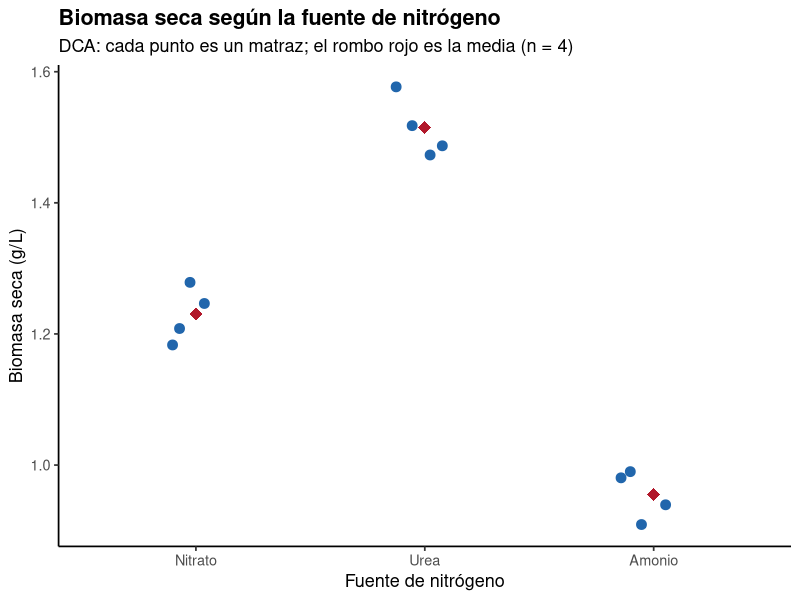
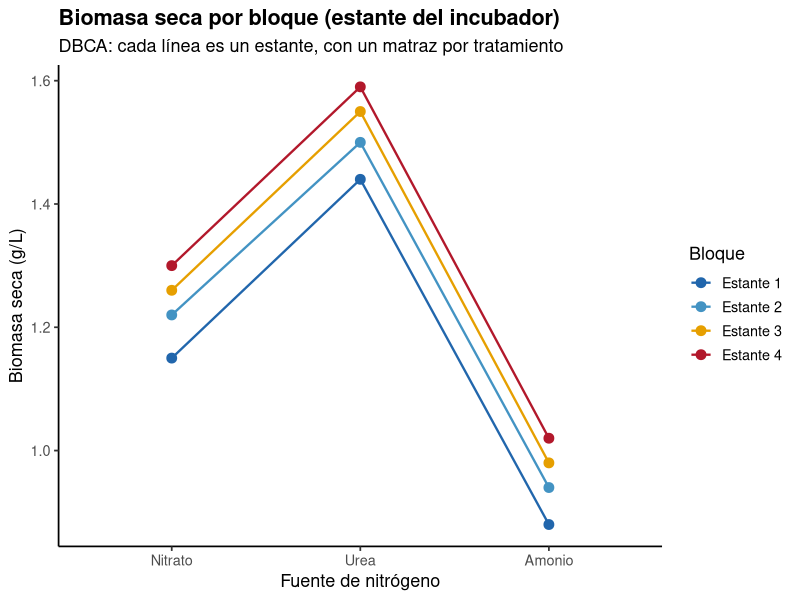
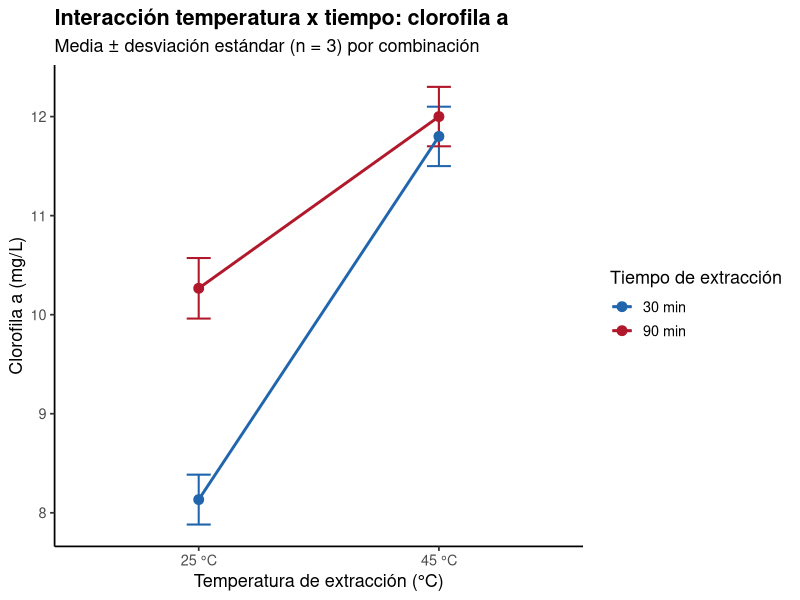
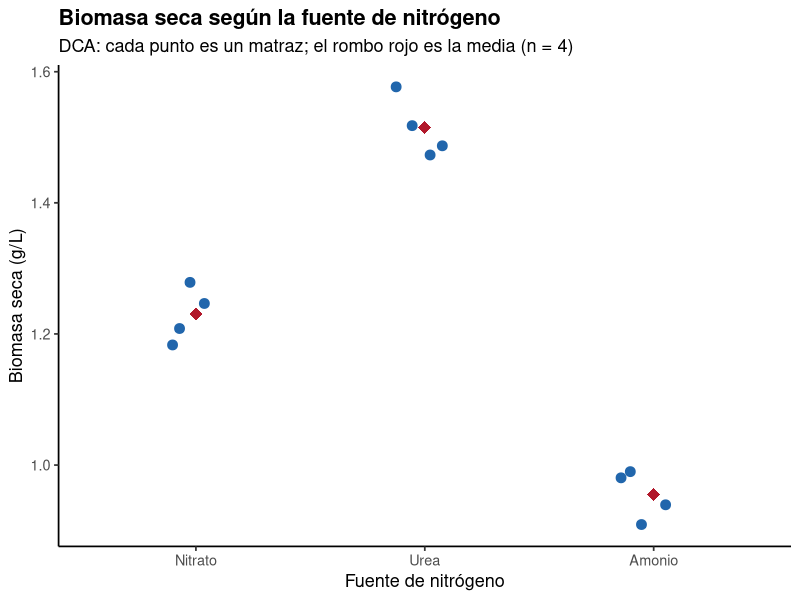
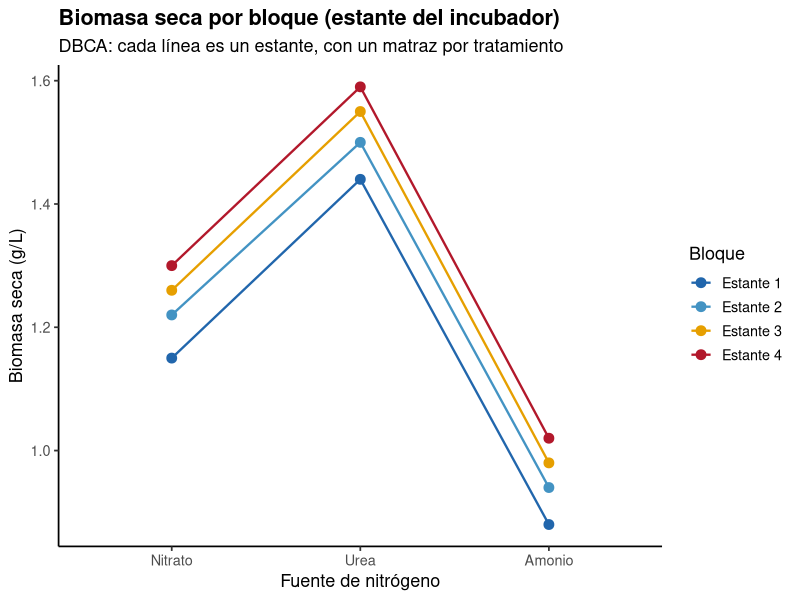
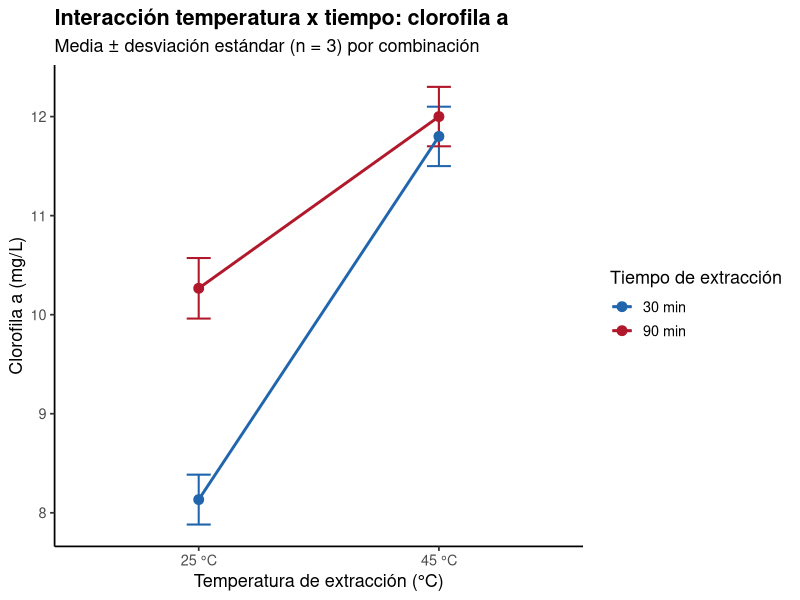

Write the R code that produced these figures, in order.
# ==========================================================================
# 03. Diseño de experimentos: completamente al azar, bloques al azar
#   y factorial
# ==========================================================================
# Autor: Dr. José Juan Torres Martínez
# Docente de Ciencias Químicas
# Universidad Autónoma de San Luis Potosí (UASLP)
# México
#
# Material académico para estudiantes
# Serie "Aprende R" — Lección 03
#
# Descripción: Cómo planear un experimento antes de tocar un matraz.
#   Se comparan tres diseños con datos reales de laboratorio: el diseño
#   completamente al azar (DCA), el diseño en bloques completos al azar
#   (DBCA) y el diseño factorial 2 x 2. En cada diseño la asignación de
#   los tratamientos a las unidades experimentales se hace con
#   aleatorización en R (set.seed y sample), y todas las medias, los
#   valores p y los parámetros se calculan A PARTIR DE LOS DATOS con
#   tidyverse y aov(). El ejemplo principal es la producción de biomasa
#   de Chlorella vulgaris con tres fuentes de nitrógeno, y el factorial
#   es la extracción de clorofila a según la temperatura y el tiempo.
#
# Objetivos de aprendizaje:
#   - Explicar qué es una unidad experimental, un tratamiento, una
#     réplica y un bloque, y por qué se aleatoriza.
#   - Aleatorizar la asignación de tratamientos con set.seed() y
#     sample(), para que el resultado sea reproducible.
#   - Elegir el diseño según la pregunta: DCA, bloques o factorial.
#   - Comparar tratamientos con un ANOVA de una vía, un ANOVA con
#     bloques y un ANOVA factorial con interacción.
#   - Leer un gráfico de interacción y explicar qué significa que dos
#     factores interactúen.
#   - Graficar los resultados con ggplot2, con gráficas claras
#     y bien presentadas.
#
# Datos: archivos datos_dca_nitrogeno.csv, datos_bloques_nitrogeno.csv
#   y datos_factorial_clorofila.csv. Cada archivo trae solo las
#   mediciones por unidad experimental (matraz, posición o unidad); la
#   asignación de tratamientos se genera en este script con
#   aleatorización, tal como se haría antes de montar el experimento.
# ==========================================================================

# --------------------------------------------------------------------------
# 1. Cargar paquetes
# --------------------------------------------------------------------------
library(tidyverse)

# Fijar la configuración regional en UTF-8 para que los acentos de los
# títulos y las etiquetas se vean bien en cualquier equipo.
Sys.setlocale("LC_ALL", "C.UTF-8")

# --------------------------------------------------------------------------
# 2. Cómo elegir el diseño según la pregunta
# --------------------------------------------------------------------------
# Antes de sembrar un solo cultivo hay que decidir cómo se reparten los
# tratamientos entre las unidades experimentales. Tres preguntas guían
# la elección:
#
#   - ¿Hay un solo factor y las unidades son homogéneas? Entonces el
#     diseño completamente al azar (DCA) basta: cada unidad recibe un
#     tratamiento elegido al azar, con el mismo número de réplicas.
#   - ¿Hay una fuente de variación conocida que no es lo que estudio,
#     pero puede contaminar el resultado (el estante del incubador, el
#     día de siembra, el lote de medio)? Entonces se agrupan las
#     unidades en bloques homogéneos y dentro de cada bloque se ponen
#     todos los tratamientos: diseño en bloques completos al azar (DBCA).
#     El bloque se incluye en el análisis y su variación deja de
#     confundirse con la de los tratamientos.
#   - ¿Quiero probar dos factores a la vez y saber si se combinan, es
#     decir, si el efecto de uno depende del nivel del otro? Entonces
#     el diseño factorial: se prueban todas las combinaciones de los
#     niveles de ambos factores y el análisis estima la interacción.
#
# Tres principios valen para los tres diseños: aleatorización (los
# tratamientos se asignan al azar, nunca por comodidad), repetición
# (cada tratamiento se repite en varias unidades independientes) y
# control (siempre hay una referencia con la que comparar, aquí el
# nitrato, que es la fuente de nitrógeno habitual del medio de cultivo).

# --------------------------------------------------------------------------
# 3. Diseño completamente al azar (DCA)
# --------------------------------------------------------------------------
# Pregunta: ¿la fuente de nitrógeno cambia la biomasa seca de Chlorella
# vulgaris al cabo de 10 días de cultivo?
# Tratamientos: Nitrato (control), Urea y Amonio.
# Unidades experimentales: 12 matraces con el mismo medio base, la misma
# luz y la misma temperatura. Cada tratamiento se repite 4 veces.

# 3.1 Aleatorización: se reparten los 12 matraces entre los tres
# tratamientos al azar. set.seed() fija la semilla para que cualquiera
# que corra el script obtenga exactamente la misma asignación.
set.seed(2026)
tratamientos_dca <- rep(c("Nitrato", "Urea", "Amonio"), each = 4)
asignacion_dca <- tibble(
  matraz = 1:12,
  tratamiento = sample(tratamientos_dca)
)
print(asignacion_dca)

# 3.2 Se leen las mediciones: biomasa seca en g/L, medida al día 10
# en cada matraz. El archivo trae solo matraz y medición; el
# tratamiento de cada matraz es el que generó la aleatorización.
mediciones_dca <- read_csv("datos_dca_nitrogeno.csv", show_col_types = FALSE)
datos_dca <- asignacion_dca %>%
  left_join(mediciones_dca, by = "matraz") %>%
  mutate(
    tratamiento = factor(
      tratamiento,
      levels = c("Nitrato", "Urea", "Amonio")
    )
  )
print(datos_dca)

# 3.3 Resumen por tratamiento: media, desviación estándar y número de
# réplicas, calculados a partir de las mediciones.
resumen_dca <- datos_dca %>%
  group_by(tratamiento) %>%
  summarise(
    media = mean(biomasa_seca_g_L),
    de = sd(biomasa_seca_g_L),
    n = n(),
    .groups = "drop"
  )
print(resumen_dca)

# 3.4 ANOVA de una vía: ¿las medias de biomasa difieren entre las tres
# fuentes de nitrógeno? La hipótesis nula es que las tres medias son
# iguales. El valor p que imprime summary() dice si los datos son
# compatibles con esa hipótesis: si es menor que 0.05, las diferencias
# entre tratamientos no se explican por azar.
anova_dca <- aov(biomasa_seca_g_L ~ tratamiento, data = datos_dca)
print(summary(anova_dca))

# 3.5 Gráfica 1: biomasa seca por fuente de nitrógeno. Cada punto es un
# matraz (una réplica) y el rombo rojo es la media del tratamiento.
grafica_dca <- ggplot(
  datos_dca,
  aes(x = tratamiento, y = biomasa_seca_g_L)
) +
  geom_jitter(width = 0.15, size = 3, color = "#2166ac") +
  stat_summary(
    fun = mean, geom = "point",
    size = 4, color = "#b2182b", shape = 18
  ) +
  labs(
    x = "Fuente de nitrógeno",
    y = "Biomasa seca (g/L)",
    title = "Biomasa seca según la fuente de nitrógeno",
    subtitle = "DCA: cada punto es un matraz; el rombo rojo es la media (n = 4)"
  ) +
  theme_classic(base_size = 13) +
  theme(plot.title = element_text(face = "bold"))

print(grafica_dca)

# --------------------------------------------------------------------------
# 4. Diseño en bloques completos al azar (DBCA)
# --------------------------------------------------------------------------
# El mismo experimento se repite, pero ahora se sabe que los cuatro
# estantes del incubador no reciben exactamente la misma luz: el estante
# de arriba recibe un poco más que el de abajo. Esa diferencia entre
# estantes no es lo que se estudia, pero puede contaminar el resultado.
# La solución es bloquear: cada estante es un bloque y dentro de cada
# bloque se pone un matraz de cada tratamiento, en posiciones
# aleatorizadas. Así, si un estante produce más biomasa, ese aumento
# afecta por igual a los tres tratamientos y no se confunde con ellos.
# Son 4 bloques x 3 tratamientos = 12 matraces.

# 4.1 Aleatorización dentro de cada bloque: en cada estante se sortean
# las tres posiciones entre los tres tratamientos.
set.seed(2026)
asignacion_bloques <- tibble(
  bloque = rep(c("Estante 1", "Estante 2", "Estante 3", "Estante 4"), each = 3),
  posicion = rep(1:3, times = 4)
) %>%
  group_by(bloque) %>%
  mutate(tratamiento = sample(c("Nitrato", "Urea", "Amonio"))) %>%
  ungroup()
print(asignacion_bloques)

# 4.2 Se leen las mediciones de biomasa seca (g/L) por bloque y posición,
# y se unen con la asignación aleatorizada.
mediciones_bloques <- read_csv("datos_bloques_nitrogeno.csv", show_col_types = FALSE)
datos_bloques <- asignacion_bloques %>%
  left_join(mediciones_bloques, by = c("bloque", "posicion")) %>%
  mutate(
    bloque = factor(
      bloque,
      levels = c("Estante 1", "Estante 2", "Estante 3", "Estante 4")
    ),
    tratamiento = factor(
      tratamiento,
      levels = c("Nitrato", "Urea", "Amonio")
    )
  )
print(datos_bloques)

# 4.3 Resumen por tratamiento y por bloque, calculado a partir de los datos.
resumen_bloques_tratamiento <- datos_bloques %>%
  group_by(tratamiento) %>%
  summarise(
    media = mean(biomasa_seca_g_L),
    de = sd(biomasa_seca_g_L),
    n = n(),
    .groups = "drop"
  )
print(resumen_bloques_tratamiento)

resumen_bloques_estante <- datos_bloques %>%
  group_by(bloque) %>%
  summarise(
    media = mean(biomasa_seca_g_L),
    de = sd(biomasa_seca_g_L),
    n = n(),
    .groups = "drop"
  )
print(resumen_bloques_estante)

# 4.4 ANOVA con bloques: la fórmula incluye el bloque y el tratamiento.
# El bloque se estima aparte, así que su variación ya no se mezcla con
# la de los tratamientos ni con el error. El valor p del tratamiento
# se lee igual que en el DCA.
anova_bloques <- aov(
  biomasa_seca_g_L ~ bloque + tratamiento,
  data = datos_bloques
)
print(summary(anova_bloques))

# 4.5 Gráfica 2: biomasa seca por tratamiento, con las líneas que unen
# los matraces del mismo estante. Si los bloques funcionan, las líneas
# suben y bajan juntas: cada estante mantiene su nivel respecto a los
# demás en los tres tratamientos.
grafica_bloques <- ggplot(
  datos_bloques,
  aes(x = tratamiento, y = biomasa_seca_g_L, color = bloque, group = bloque)
) +
  geom_line(linewidth = 0.8) +
  geom_point(size = 3) +
  scale_color_manual(
    values = c(
      "Estante 1" = "#2166ac",
      "Estante 2" = "#4393c3",
      "Estante 3" = "#E69F00",
      "Estante 4" = "#b2182b"
    )
  ) +
  labs(
    x = "Fuente de nitrógeno",
    y = "Biomasa seca (g/L)",
    color = "Bloque",
    title = "Biomasa seca por bloque (estante del incubador)",
    subtitle = "DBCA: cada línea es un estante, con un matraz por tratamiento"
  ) +
  theme_classic(base_size = 13) +
  theme(plot.title = element_text(face = "bold"))

print(grafica_bloques)

# --------------------------------------------------------------------------
# 5. Diseño factorial 2 x 2
# --------------------------------------------------------------------------
# Pregunta: ¿la temperatura y el tiempo de extracción cambian la
# cantidad de clorofila a que se extrae de Chlorella vulgaris, y el
# efecto de uno depende del otro? Dos factores, cada uno con dos
# niveles: temperatura 25 o 45 grados Celsius, y tiempo 30 o 90 minutos.
# Las cuatro combinaciones se prueban con 3 réplicas cada una: 12
# unidades experimentales. La respuesta es la concentración de
# clorofila a en el extracto, en mg/L.

# 5.1 Aleatorización: se reparten las 12 unidades entre las cuatro
# combinaciones al azar.
set.seed(2026)
combinaciones_factorial <- rep(
  c("25 °C_30 min", "25 °C_90 min", "45 °C_30 min", "45 °C_90 min"),
  each = 3
)
asignacion_factorial <- tibble(
  unidad = 1:12,
  combinacion = sample(combinaciones_factorial)
)
print(asignacion_factorial)

# 5.2 Se leen las mediciones de clorofila a (mg/L) por unidad y se
# separan los dos factores de la combinación.
mediciones_factorial <- read_csv("datos_factorial_clorofila.csv", show_col_types = FALSE)
datos_factorial <- asignacion_factorial %>%
  left_join(mediciones_factorial, by = "unidad") %>%
  separate(
    combinacion,
    into = c("temperatura", "tiempo"),
    sep = "_",
    remove = FALSE
  ) %>%
  mutate(
    temperatura = factor(temperatura, levels = c("25 °C", "45 °C")),
    tiempo = factor(tiempo, levels = c("30 min", "90 min"))
  )
print(datos_factorial)

# 5.3 Resumen por combinación: media, desviación estándar y réplicas.
resumen_factorial <- datos_factorial %>%
  group_by(temperatura, tiempo) %>%
  summarise(
    media = mean(clorofila_a_mg_L),
    de = sd(clorofila_a_mg_L),
    n = n(),
    .groups = "drop"
  )
print(resumen_factorial)

# 5.4 ANOVA factorial con interacción: la fórmula temperatura * tiempo
# estima los dos efectos principales y la interacción. La interacción
# dice si el efecto del tiempo cambia según la temperatura (o al
# revés). Un valor p pequeño en la interacción significa que los dos
# factores no actúan de forma independiente: hay que leerlos juntos.
anova_factorial <- aov(
  clorofila_a_mg_L ~ temperatura * tiempo,
  data = datos_factorial
)
print(summary(anova_factorial))

# 5.5 Gráfica 3: gráfico de interacción. Cada línea es un tiempo de
# extracción y cada punto es la media de una combinación, con su
# desviación estándar. Si las líneas son paralelas, no hay interacción:
# el efecto de la temperatura es el mismo a los dos tiempos. Si se
# cruzan o se separan, hay interacción.
grafica_factorial <- ggplot(
  resumen_factorial,
  aes(x = temperatura, y = media, color = tiempo, group = tiempo)
) +
  geom_errorbar(
    aes(ymin = media - de, ymax = media + de),
    width = 0.1, linewidth = 0.7
  ) +
  geom_line(linewidth = 1) +
  geom_point(size = 3) +
  scale_color_manual(
    values = c("30 min" = "#2166ac", "90 min" = "#b2182b")
  ) +
  labs(
    x = "Temperatura de extracción (°C)",
    y = "Clorofila a (mg/L)",
    color = "Tiempo de extracción",
    title = "Interacción temperatura x tiempo: clorofila a",
    subtitle = "Media ± desviación estándar (n = 3) por combinación"
  ) +
  theme_classic(base_size = 13) +
  theme(plot.title = element_text(face = "bold"))

print(grafica_factorial)

# --------------------------------------------------------------------------
# 6. Exportar las gráficas
# --------------------------------------------------------------------------
# Todas las gráficas de la lección se guardan como archivos PNG en alta
# resolución (300 dpi), listas para un informe o una presentación.
ggsave("03_dca_nitrogeno.png", grafica_dca,
       width = 18, height = 12, units = "cm", dpi = 300)
ggsave("03_bloques_nitrogeno.png", grafica_bloques,
       width = 18, height = 12, units = "cm", dpi = 300)
ggsave("03_factorial_clorofila.png", grafica_factorial,
       width = 18, height = 12, units = "cm", dpi = 300)

# --------------------------------------------------------------------------
# Interpretación
# --------------------------------------------------------------------------
# Gráfica 1: Biomasa seca según la fuente de nitrógeno (DCA)
# - Eje X: fuente de nitrógeno (Nitrato, Urea o Amonio). Es una variable
#   categórica, sin unidades.
# - Eje Y: biomasa seca, en gramos por litro (g/L), medida al día 10 de
#   cultivo. Cada punto es un matraz y el rombo rojo es la media de las
#   cuatro réplicas del tratamiento.
# - Lo que se aprecia: los puntos de cada tratamiento forman un grupo
#   compacto y los grupos están separados: la urea queda por arriba, el
#   nitrato (control) queda en medio y el amonio queda por abajo. Las
#   réplicas dentro de cada tratamiento varían poco entre sí.
# - Qué significa: la fuente de nitrógeno cambia la biomasa producida.
#   La urea produce más biomasa que el nitrato y el amonio produce menos
#   que el control. El ANOVA de una vía confirma si esas diferencias
#   entre medias son mayores de lo que el azar entre réplicas explicaría.
#
# Gráfica 2: Biomasa seca por bloque (DBCA)
# - Eje X: fuente de nitrógeno (Nitrato, Urea o Amonio).
# - Eje Y: biomasa seca, en gramos por litro (g/L).
# - El color y las líneas distinguen el bloque: cada línea une los tres
#   matraces de un mismo estante del incubador.
# - Lo que se aprecia: dentro de cada estante se repite el mismo orden
#   (urea arriba, nitrato en medio, amonio abajo), y las líneas suben
#   juntas de un estante a otro: el estante de arriba produce más
#   biomasa en los tres tratamientos y el de abajo produce menos.
# - Qué significa: el estante sí influye en la biomasa, pero como cada
#   estante contiene los tres tratamientos, ese efecto no se confunde
#   con el de la fuente de nitrógeno. El ANOVA con bloques separa las
#   dos fuentes de variación y el efecto del tratamiento se estima sin
#   la contaminación del estante.
#
# Gráfica 3: Interacción temperatura x tiempo (factorial)
# - Eje X: temperatura de extracción, en grados Celsius (25 o 45).
# - Eje Y: concentración de clorofila a en el extracto, en miligramos
#   por litro (mg/L). Cada punto es la media de tres réplicas y las
#   barras son la desviación estándar.
# - El color distingue el tiempo de extracción: la línea azul es 30
#   minutos y la línea roja es 90 minutos.
# - Lo que se aprecia: las líneas no son paralelas. A 25 grados, pasar
#   de 30 a 90 minutos sube mucho la clorofila extraída; a 45 grados,
#   pasar de 30 a 90 minutos apenas la mueve, porque a esa temperatura
#   la extracción ya está casi completa a los 30 minutos.
# - Qué significa: hay interacción entre temperatura y tiempo. El
#   efecto del tiempo depende de la temperatura, así que no tiene
#   sentido hablar del efecto del tiempo en general: hay que decir a
#   qué temperatura. En la práctica, a 45 grados basta con 30 minutos
#   y alargar la extracción no aporta casi nada.

# --------------------------------------------------------------------------
# Qué aprendimos
# --------------------------------------------------------------------------
# - El diseño se decide antes del experimento, según la pregunta: un
#   solo factor en condiciones homogéneas se resuelve con un diseño
#   completamente al azar; una fuente de variación conocida se controla
#   con bloques; dos factores que pueden combinarse se prueban con un
#   factorial.
# - La aleatorización reparte los tratamientos al azar entre las
#   unidades experimentales, para que ninguna diferencia sistemática
#   entre matraces se confunda con el efecto del tratamiento. Con
#   set.seed() la asignación es reproducible.
# - La repetición (aquí, n = 4 en el DCA y los bloques, n = 3 en el
#   factorial) es lo que permite estimar la variación entre unidades
#   iguales y decidir si las diferencias entre tratamientos son reales.
# - En un diseño en bloques, cada bloque contiene todos los
#   tratamientos, y el bloque entra en el ANOVA para que su variación
#   no contamine la comparación entre tratamientos.
# - En un factorial, la interacción dice si el efecto de un factor
#   depende del nivel del otro. Cuando hay interacción, los efectos se
#   leen juntos, nunca por separado.
# - En el ejemplo, la urea produce más biomasa seca que el nitrato y
#   el amonio produce menos, y en la extracción de clorofila a la
#   temperatura y el tiempo interactúan: a 45 grados, alargar de 30 a
#   90 minutos apenas aumenta la clorofila extraída.
